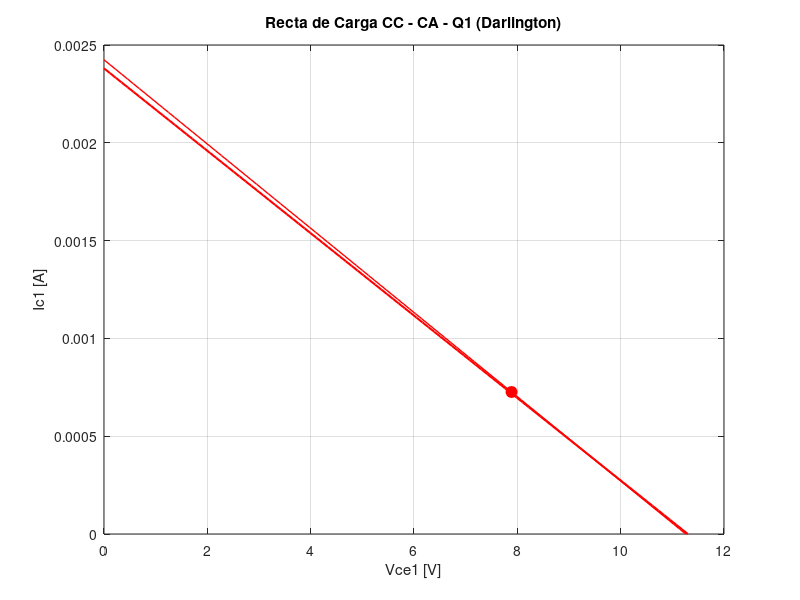
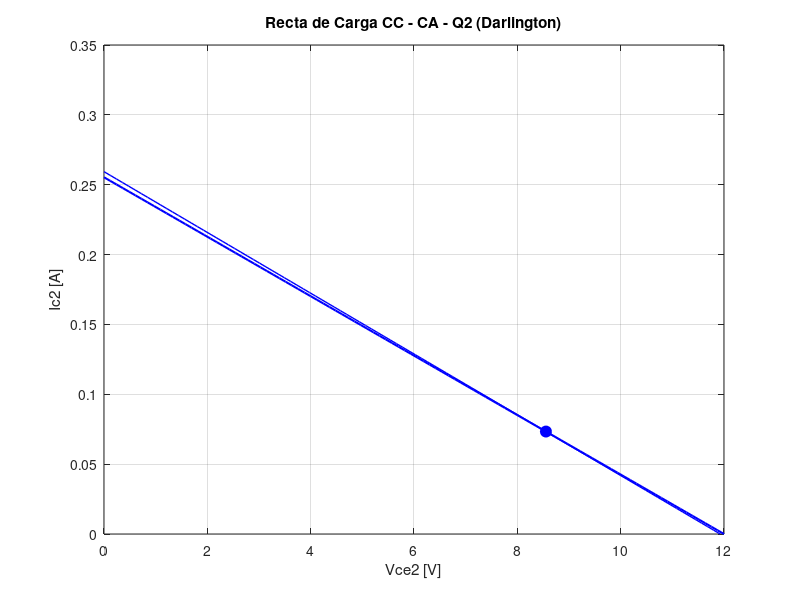
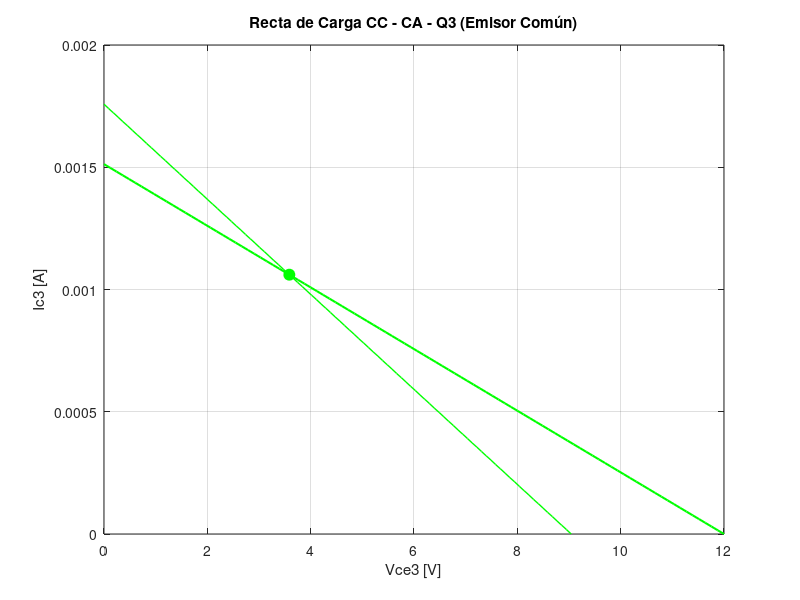
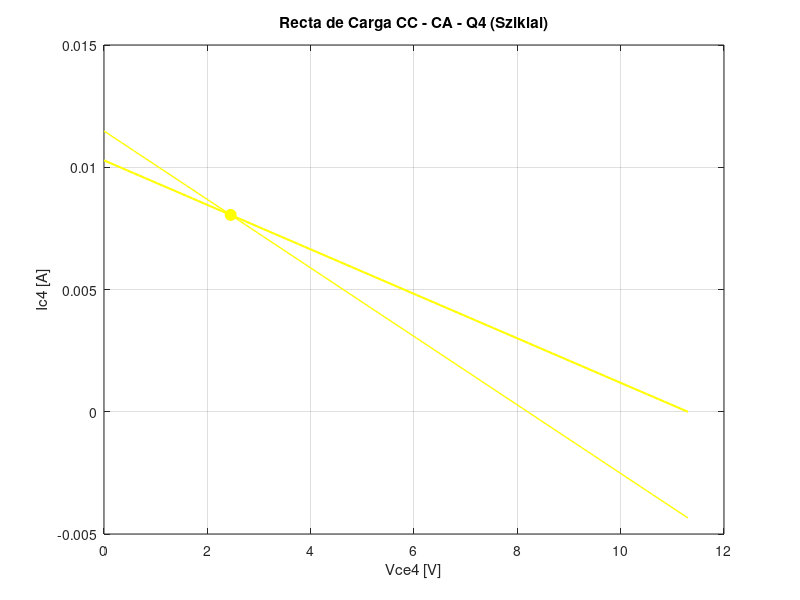

These figures' MATLAB source, in order: (Note: this script raises an error after producing the figures.)
clear all, close all, clc

Vcc = 12;
Bn = 100;
Bp = 100;
Rbd = 1000000;
Red = 47;
R1e = 120000;
R2e = 27000;
Rce = 6800;
Ree = 1200;
R1s = 47000;
R2s = 100000;
Rcb = 100;
Res = 10;
Ro  = 75/10;
Rl  = 8;
Vbb = (Vcc*R2e)/(R2e+R1e);
Rbb = (R1e*R2e)/(R1e+R2e);
a   = Bn/(Bn+1);
Vbbn = (Vcc*R2s)/(R1s+R2s);
Rbbn = (R1s*R2s)/(R1s+R2s);

   %%% POLARIZACIÓN %%%

   % Darlington

% e1 Ibq1*0 + Icq1*0 + Ieq1*0 + Vceq1*0 + Ibq2*0 + Icq2*0 + Ieq2*Red + Vceq2 = Vcc
% e2 Ibq1*0 + Icq1*0 + Ieq1*Bn*Red + Vceq1 + Ibq2*0 + Icq2*0 + Ieq2*0 + Vceq2*0 = Vcc-0.7
% e3 Ibq1*Rbd + Icq1*0 + Ieq1*Bn*Red + Vceq1*0 + Ibq2*0 + Icq2*0 + Ieq2*0 + Vceq2*0 = Vcc-1.4
% e4 Ibq1*Bn + Icq1*-1 + Ieq1*0 + Vceq1*0 + Ibq2*0 + Icq2*0 + Ieq2*0 + Vceq2*0 = 0
% e5 Ibq1*0 + Icq1*0 + Ieq1*0 + Vceq1*0 + Ibq2*Bn + Icq2*-1 + Ieq2*0 + Vceq2*0 = 0
% e6 Ibq1*0 + Icq1*0 + Ieq1 + Vceq1*0 + Ibq2*-1 + Icq2*0 + Ieq2*0 + Vceq2*0 = 0
% e7 Ibq1*-1 + Icq1*-1 + Ieq1 + Vceq1*0 + Ibq2*0 + Icq2*0 + Ieq2*0 + Vceq2*0 = 0
% e8 Ibq1*0 + Icq1*0 + Ieq1*0 + Vceq1*0 + Ibq2*-1 + Icq2*-1 + Ieq2 + Vceq2*0 = 0

Q1 = zeros(8, 8);
S1 = zeros(8, 1);

%e1
Q1(1, 7) = Red;
Q1(1, 8) = 1;
%e2
Q1(2, 3) = Bn*Red;
Q1(2, 4) = 1;
%e3
Q1(3, 1) = Rbd;
Q1(3, 3) = Bn*Red;
%e4
Q1(4, 1) = Bn;
Q1(4, 2) = -1;
%e5
Q1(5, 5) = Bn;
Q1(5, 6) = -1;
%e6
Q1(6, 3) = 1;
Q1(6, 5) = -1;
%e7
Q1(7, 1) = -1;
Q1(7, 2) = -1;
Q1(7, 3) = 1;
%e8
Q1(8, 5) = -1;
Q1(8, 6) = -1;
Q1(8, 7) = 1;

S1(1) = Vcc;
S1(2) = Vcc - 0.7;
S1(3) = Vcc - 1.4;

%[Ibq1, Icq1, Ieq1, Vceq1, Ibq2, Icq2, Ieq2, Vceq2]
R1 = Q1\S1;

   %Emisor común

##   eq1 = Ibeq*Rbb + Iceq*0 + Ieeq*Ree + Vceq*0 == Vbb - 7/10;
##   eq2 = Ibeq*0 + Iceq*Rce  + Ieeq*Ree + Vceeq  == Vcc;
##   eq3 = Ibeq*B - Iceq + Ieeq*0 + Vceq*0 == 0;
##   eq4 = -Ibeq - Iceq + Ieeq + Vcea*0 == 0;

Q2 = zeros(4,4);
S2 = zeros(4,1);

%eq1
Q2(1, 1) = Rbb;
Q2(1, 3) = Ree;
%eq2
Q2(2, 2) = Rce;
Q2(2, 3) = Ree;
Q2(2, 4) = 1;
%e3
Q2(3, 1) = Bn;
Q2(3, 2) = -1;
%e4
Q2(4, 1) = -1;
Q2(4, 2) = -1;
Q2(4, 3) = 1;

S2(1) = Vbb-0.7;
S2(2) = Vcc;

% Ibeq Iceq Ieeq Vceq
R2 = Q2\S2;

   %Sziklai

       % Ibnq Icnq Ienq Vceqs Ibpq Icpq Iepq Vecqs
% eq1: Ibnq*0 + Icnq*0 + Ienq*Res + Vceqs*0 + Ibpq*0 + Icpq*Res + Iepq*0 + Vecqs   = Vcc
% eq2: Ibnq*0 + Icnq*0 + Ienq*Res + Vceqs   + Ibpq*Rcb + Icpq*Res + Iepq*0 + Vecqs*0 = Vcc - 7/10
% eq3: Ibnq*Rbbn + Icnq*0 + Ienq*Res + Vceqs*0+ Ibpq*0 + Icpq*Res + Iepq*0 + Vecqs*0  = Vbbn - 7/10
% eq4: Ibnq*Bn - Icnq = 0
% eq5: Ibpq*Bp - Icpq = 0
% eq6: -Icnq + Ibpq = 0
% eq7: -Ibnq - Icnq + Ienq = 0
% eq8: -Ibpq - Icpq + Iepq = 0

Q3 = zeros(8, 8);
S3 = zeros(8, 1);

%eq1
Q3(1, 3) = Res;
Q3(1, 6) = Res;
Q3(1, 8) = 1;
%eq2
Q3(2, 3) = Res;
Q3(2, 4) = 1;
Q3(2, 5) = Rcb;
Q3(2, 6) = Res;
%eq3
Q3(3, 1) = Rbbn;
Q3(3, 3) = Res;
Q3(3, 6) = Res;
%eq4
Q3(4, 1) = Bn;
Q3(4, 2) = -1;
%eq5
Q3(5, 5) = Bp;
Q3(5, 6) = -1;
%eq6
Q3(6, 2) = -1;
Q3(6, 5) = 1;
%eq7
Q3(7, 5) = -1;
Q3(7, 6) = -1;
Q3(7, 7) = 1;
%eq8
Q3(8, 1) = -1;
Q3(8, 2) = -1;
Q3(8, 3) = 1;

S3(1) = Vcc;
S3(2) = Vcc - 0.7;
S3(3) = Vcc - 1.4;

R3 = Q3\S3;

Vt = 25/1000;
disp("");
hie1 = double((Vt*Bn)/(R1(2)))
disp("");
hie2 = double((Vt*Bn)/R1(6))
disp("");
hie3 = double((Vt*Bn)/R2(2))
disp("");
hie4 = double((Vt*Bn)/R3(2))
disp("");
hie5 = double((Vt*Bp)/R3(6))

Vcc = 12;
ZiEC = 2129.5; % Impedancia de entrada del amplificador Em Com
ZiSz = 2.1131e+04; % Impedancia de entrada del amplificador Sziklai

% Rectas de carga

%Gráfico Transistor Q1
x1 = linspace(0, 11.3, 100);
Ic1 = (Vcc-0.7)/((Bn+1)*Red) - x1/((Bn+1)*Red);
Rca1 = (Bn+1)/(1/Red + 1/ZiEC);
x2 = linspace(0, R1(3)*Rca1+R1(4), 100);
ic1 = R1(3) - 1/Rca1 *(x2 - R1(4));

figure(1);
plot(x1, Ic1, 'r', 'LineWidth', 1.5);
hold on;
plot(x2, ic1, 'r', 'LineWidth', 1);
hold on;
%Punto Q
plot(R1(4), R1(3), 'ro', 'markersize', 8, 'markerfacecolor', 'r');
title('Recta de Carga CC - CA - Q1 (Darlington)');
xlabel('Vce1 [V]'); ylabel('Ic1 [A]');
grid on;
hold off;

%Gráfico Transistor Q2
x3 = linspace(0, 12, 100);
Ic2 = Vcc/Red - x3/Red;
Rca2 = 1/((1/Red+1/ZiEC));
x4 = linspace(0, R1(7)*Rca2+R1(8), 100);
ic2 = R1(7) - 1/Rca2 *(x4 - R1(8));

figure(2);
plot(x3, Ic2, 'b', 'LineWidth', 1.5);
hold on;
plot(x4, ic2, 'b', 'LineWidth', 1);
hold on;
%Punto Q
plot(R1(8), R1(7), 'bo', 'markersize', 8, 'markerfacecolor', 'b');
title('Recta de Carga CC - CA - Q2 (Darlington)');
xlabel('Vce2 [V]'); ylabel('Ic2 [A]');
grid on;
hold off;

%Gráfico Transistor Q3
x5 = linspace(0, 12, 100);
Rcc3 = Ree + (Bn*Rce)/(Bn+1);
Ic3 = Vcc/Rcc3 - x5/Rcc3;
Rca3 = 1/(1/Rce+1/ZiSz);
x6 = linspace(0, R2(3)*Rca3+R2(4), 100);
ic3 = R2(3) - (x6 - R2(4))/Rca3;

figure(3);
plot(x5, Ic3, 'g', 'LineWidth', 1.5);
hold on;
plot(x6, ic3, 'g', 'LineWidth', 1);
hold on;
%Punto Q
plot(R2(4), R2(3), 'go', 'markersize', 8, 'markerfacecolor', 'g');
title('Recta de Carga CC - CA - Q3 (Emisor Común)');
xlabel('Vce3 [V]'); ylabel('Ic3 [A]');
grid on;
hold off;

%Gráfico Transistor Q4
x7 = linspace(0, Vcc-0.7, 100);
Ic4 = ((1+Bn)*(Vcc-0.7-x7))/(Res*(Bn*Bp+Bn+1)+Bn*Rcb);
Rca4 = ((1/(1/Res + 1/(Ro+Rl)))*(Bn*Bp+Bn+1)+Bn*Rcb)/Bn;
ic4 = R3(3)-(x7-R3(4))/Rca4;

figure(4);
plot(x7, Ic4, 'y', 'LineWidth', 1.5);
hold on;
plot(x7, ic4, 'y', 'LineWidth', 1);
hold on;
%Punto Q
plot(R3(4), R3(3), 'yo', 'markersize', 8, 'markerfacecolor', 'y');
title('Recta de Carga CC - CA - Q4 (Sziklai)');
xlabel('Vce4 [V]'); ylabel('Ic4 [A]');
grid on;
hold off;

%Gráfico Transistor Q5
x8 = linspace(0, Vcc, 100);
Ic5 = (Bn*(1+Bp)*(Vcc-x8))/(Res*(Bn*Bp+Bn+1));
Rca5 = ((1/(1/Res + 1/(Ro+Rl)))*(Bn*Bp+Bn+1))/(Bn*(Bp+1));
ic5 = R3(7) - (x8-R3(8))/Rca5;

figure(5);
plot(x8, Ic5, 'm', 'LineWidth', 1.5);
hold on;
plot(x8, ic5, 'm', 'LineWidth', 1);
hold on;
%Punto Q
plot(R3(8), R3(7), 'mo', 'markersize', 8, 'markerfacecolor', 'm');
title('Recta de Carga CC - CA - Q5 (Sziklai)');
xlabel('Vce3 [V]'); ylabel('Ic3 [A]');
grid on;
hold off;

disp("");
disp('    TENSIONES CORRIENTE Y POTENCIAS     ');
disp("");
disp('Amplificador Darlington');
disp('');
disp('Q1');
disp("Ibq1 = ");
disp(double(R1(1)));
disp("Icq1 = ");
disp(double(R1(2)));
disp("Ieq1 = ");
disp(double(R1(3)));
disp("Vceq1 = ");
disp(double(R1(4)));
VbD1 = R1(7)*Red+1.4
VcD1 = Vcc
VeD1 = R1(7)*Red+0.7
VceD1 = VcD1-VeD1
PD1 = R1(3)*R1(4)
disp('Q2');
disp("Ibq2 = ");
disp(double(R1(5)));
disp("Icq2 = ");
disp(double(R1(6)));
disp("Ieq2 = ");
disp(double(R1(7)));
disp("Vceq2 = ");
disp(double(R1(8)));
VbD2 = VeD1
VcD2 = Vcc
VeD2 = R1(7)*Red
VceD2 = VcD2-VeD2
PD2 = R1(7)*R1(8)
disp("");
disp('Amplificador Emisor Común');
disp("");
disp('Q3');
disp("Ibeq = ");
disp(double(R2(1)));
disp("Iceq = ");
disp(double(R2(2)));
disp("Ieeq = ");
disp(double(R2(3)));
disp("Vceeq = ");
disp(double(R2(4)));
VbE = Vbb
VcE = R2(3)*Ree+R2(4)
VeE = R2(3)*Ree
VceE = VcE-VeE
PEC = R2(3)*R2(4)
disp("");
disp('Amplificador Sziklai');
disp("");
disp('Q4');
disp("Ibnq = ");
disp(double(R3(1)));
disp("Icnq = ");
disp(double(R3(2)));
disp("Ienq = ");
disp(double(R3(3)));
disp("Vceqs = ");
disp(double(R3(4)));
VbS1 = Vbbn
VcS1 = (R3(3)+R3(6))*Res+R3(4)
VeS1 = (R3(3)+R3(6))*Res
VceS1 = VcS1-VeS1
PS1 = R3(3)*R3(4)
disp('Q5');
disp("Ibpq = ");
disp(double(R3(5)));
disp("Icpq = ");
disp(double(R3(6)));
disp("Iepq = ");
disp(double(R3(7)));
disp("Vecqs = ");
disp(double(R3(8)));
VbS2 = VcS1
VcS2 = VeS1
VeS2 = Vcc
VecS2 = VeS2-VcS2
PS2 = R3(7)*R3(8)

disp("");
disp('Resistencias');
PRbd = R1(1)^2*Rbd
PRed = R1(7)^2*Red
IR1e = Vcc/(R1e+R2e);
PR1e = IR1e^2*R1e
IR2e = IR1e-R2(1);
PR2e = IR2e^2*R2e
PRce = R2(2)^2*Rce
PRee = R2(3)^2*Ree
IR1s = Vcc/(R1s+R2s);
PR1s = IR1s^2*R1s
IR2s = IR1s-R3(1);
PR2s = IR2s^2*R2s
PRes = (R3(3)+R3(6))^2*Res6
vi = 10e-3; %10 mV
Av = 111.798542;
vo = vi*Av;
IRo = vo/(Ro+Rl); % = IRl
PRo = IRo^2*Ro
PRl = IRo^2*Rl
